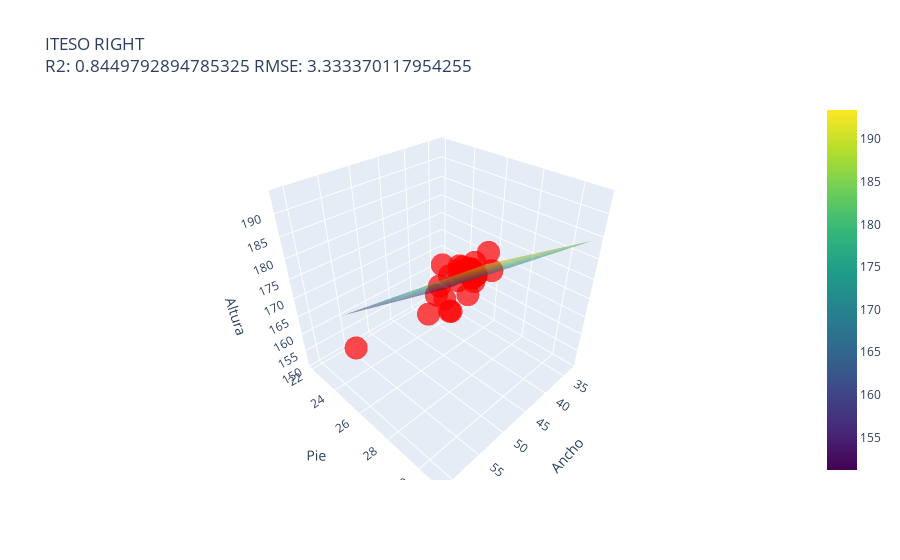

The notebook cell saved with this chart:
### Code cell
# Definir rangos para las variables independientes
x1_range = np.linspace(min(x_train_right['width']), max(x_train_right['width']), 20)
x2_range = np.linspace(min(x_train_right['shoe_size']), max(x_train_right['shoe_size']), 20)
x1_mesh, x2_mesh = np.meshgrid(x1_range, x2_range)

# Escalar el meshgrid para predicción
x_mesh_scaled = ss_right.transform(np.vstack((x1_mesh.ravel(), x2_mesh.ravel())).T)

# Predecir los valores con el modelo escalado
y_mesh_scaled = rg_r.predict(x_mesh_scaled)

# Crear scatterplot 3D de los puntos reales
scatter = go.Scatter3d(
    x=x_test_right['width'], y=x_test_right['shoe_size'], z=y_test_right,
    mode='markers',
    marker=dict(size=8, color='red', opacity=0.7)
)

# Crear el plano de regresión
surface = go.Surface(
    x=x1_mesh, y=x2_mesh, z=y_mesh_scaled.reshape(x1_mesh.shape),
    colorscale='Viridis', opacity=0.5
)

# Configuración del layout
layout = go.Layout(
    title=f"ITESO RIGHT<br>R2: {r2_score(y_test_right, r_pred_right)} RMSE: {root_mean_squared_error(y_test_right, r_pred_right)}",
    scene=dict(
        xaxis_title='Ancho',
        yaxis_title='Pie',
        zaxis_title='Altura'
    )
)

# Crear la figura
fig = go.Figure(data=[scatter, surface], layout=layout)

# Mostrar la figura interactiva
fig.show()

### Figure 1 — Plotly figure (JSON) as saved in the notebook; plotly's stock layout.template omitted (floating-point values rounded to 4 significant figures; data arrays with more than 128 entries replaced by an {"elided": "..."} marker saying what was removed)
{"data": [{"marker": {"color": "red", "opacity": 0.7, "size": 8}, "mode": "markers", "type": "scatter3d", "x": [46, 50, 54, 52, 50, 49, 46, 46, 36, 49, 42, 46, 50, 43, 43, 39, 50, 36, 43, 55, 42, 50, 41, 47, 45, 47, 47, 48, 42, 49, 47, 49, 48, 61, 47, 49, 42, 52], "y": [28, 28, 30, 29, 29, 29, 28, 28, 23, 29, 26, 28, 29, 27, 27, 24.5, 29, 22.5, 28, 30, 27, 29, 23.5, 28, 27.5, 28, 27, 27, 28, 29, 28, 29, 28, 26, 28, 27, 27, 29], "z": [178, 173, 189, 186, 185, 183, 178, 179, 164, 183, 170, 180, 184, 175, 175, 166, 184, 153, 182, 190, 177, 185, 153, 181, 172, 180, 168, 172, 177, 183, 180, 183, 182, 168, 180, 176, 172, 187]}, {"colorscale": [[0, "#440154"], [0.1111, "#482878"], [0.2222, "#3e4989"], [0.3333, "#31688e"], [0.4444, "#26828e"], [0.5556, "#1f9e89"], [0.6667, "#35b779"], [0.7778, "#6ece58"], [0.8889, "#b5de2b"], [1, "#fde725"]], "opacity": 0.5, "type": "surface", "x": {"elided": "20x20 float values"}, "y": {"elided": "20x20 float values"}, "z": {"elided": "20x20 float values"}}], "layout": {"scene": {"xaxis": {"title": {"text": "Ancho"}}, "yaxis": {"title": {"text": "Pie"}}, "zaxis": {"title": {"text": "Altura"}}}, "title": {"text": "ITESO RIGHT<br>R2: 0.8449792894785325 RMSE: 3.333370117954255"}}}
